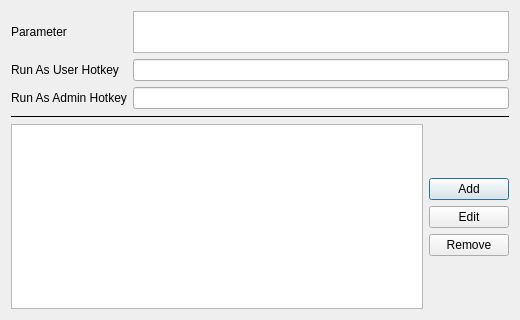
<?xml version="1.0" encoding="UTF-8"?>
<ui version="4.0">
 <class>SettingDialog</class>
 <widget class="QDialog" name="SettingDialog">
  <property name="geometry">
   <rect>
    <x>0</x>
    <y>0</y>
    <width>520</width>
    <height>320</height>
   </rect>
  </property>
  <property name="font">
   <font>
    <stylestrategy>PreferAntialias</stylestrategy>
   </font>
  </property>
  <property name="focusPolicy">
   <enum>Qt::ClickFocus</enum>
  </property>
  <property name="windowTitle">
   <string>SettingDialog</string>
  </property>
  <layout class="QVBoxLayout" name="verticalLayout" stretch="1,0,2">
   <item>
    <widget class="QWidget" name="widget" native="true">
     <property name="focusPolicy">
      <enum>Qt::ClickFocus</enum>
     </property>
     <layout class="QGridLayout" name="gridLayout">
      <property name="leftMargin">
       <number>0</number>
      </property>
      <property name="topMargin">
       <number>0</number>
      </property>
      <property name="rightMargin">
       <number>0</number>
      </property>
      <property name="bottomMargin">
       <number>0</number>
      </property>
      <item row="2" column="1">
       <widget class="KeyCombinationInputer" name="runAsAdminHotkeyEdit">
        <property name="toolTip">
         <string>&lt;html&gt;&lt;head/&gt;&lt;body&gt;&lt;p&gt;Keying the ESC to cancel and keying the Delete to remove hotkey.&lt;/p&gt;&lt;/body&gt;&lt;/html&gt;</string>
        </property>
       </widget>
      </item>
      <item row="1" column="1">
       <widget class="KeyCombinationInputer" name="runAsUserHotkeyEdit">
        <property name="toolTip">
         <string>&lt;html&gt;&lt;head/&gt;&lt;body&gt;&lt;p&gt;Keying the ESC to cancel and keying the Delete to remove hotkey.&lt;/p&gt;&lt;/body&gt;&lt;/html&gt;</string>
        </property>
       </widget>
      </item>
      <item row="2" column="0">
       <widget class="QLabel" name="runAsAdminHotkeyLbl">
        <property name="focusPolicy">
         <enum>Qt::ClickFocus</enum>
        </property>
        <property name="text">
         <string>Run As Admin Hotkey</string>
        </property>
       </widget>
      </item>
      <item row="1" column="0">
       <widget class="QLabel" name="runAsUserHotkeyLbl">
        <property name="focusPolicy">
         <enum>Qt::ClickFocus</enum>
        </property>
        <property name="text">
         <string>Run As User Hotkey</string>
        </property>
       </widget>
      </item>
      <item row="0" column="0">
       <widget class="QLabel" name="parameterLbl">
        <property name="focusPolicy">
         <enum>Qt::ClickFocus</enum>
        </property>
        <property name="text">
         <string>Parameter</string>
        </property>
       </widget>
      </item>
      <item row="0" column="1">
       <widget class="QTextEdit" name="parameterEdit">
        <property name="maximumSize">
         <size>
          <width>16777215</width>
          <height>42</height>
         </size>
        </property>
       </widget>
      </item>
     </layout>
    </widget>
   </item>
   <item>
    <widget class="Line" name="line">
     <property name="focusPolicy">
      <enum>Qt::ClickFocus</enum>
     </property>
     <property name="frameShadow">
      <enum>QFrame::Plain</enum>
     </property>
     <property name="orientation">
      <enum>Qt::Horizontal</enum>
     </property>
    </widget>
   </item>
   <item>
    <widget class="QWidget" name="widget_2" native="true">
     <property name="focusPolicy">
      <enum>Qt::ClickFocus</enum>
     </property>
     <layout class="QHBoxLayout" name="horizontalLayout">
      <property name="leftMargin">
       <number>0</number>
      </property>
      <property name="topMargin">
       <number>0</number>
      </property>
      <property name="rightMargin">
       <number>0</number>
      </property>
      <property name="bottomMargin">
       <number>0</number>
      </property>
      <item>
       <widget class="QTableWidget" name="executableTable">
        <property name="editTriggers">
         <set>QAbstractItemView::NoEditTriggers</set>
        </property>
        <property name="selectionMode">
         <enum>QAbstractItemView::SingleSelection</enum>
        </property>
        <property name="selectionBehavior">
         <enum>QAbstractItemView::SelectRows</enum>
        </property>
        <property name="verticalScrollMode">
         <enum>QAbstractItemView::ScrollPerPixel</enum>
        </property>
        <property name="horizontalScrollMode">
         <enum>QAbstractItemView::ScrollPerPixel</enum>
        </property>
        <property name="wordWrap">
         <bool>false</bool>
        </property>
       </widget>
      </item>
      <item>
       <widget class="QWidget" name="widget_3" native="true">
        <property name="focusPolicy">
         <enum>Qt::ClickFocus</enum>
        </property>
        <layout class="QVBoxLayout" name="verticalLayout_2">
         <property name="leftMargin">
          <number>0</number>
         </property>
         <property name="topMargin">
          <number>0</number>
         </property>
         <property name="rightMargin">
          <number>0</number>
         </property>
         <property name="bottomMargin">
          <number>0</number>
         </property>
         <item>
          <spacer name="verticalSpacer_2">
           <property name="orientation">
            <enum>Qt::Vertical</enum>
           </property>
           <property name="sizeHint" stdset="0">
            <size>
             <width>20</width>
             <height>2</height>
            </size>
           </property>
          </spacer>
         </item>
         <item>
          <widget class="QPushButton" name="addExeBtn">
           <property name="text">
            <string>Add</string>
           </property>
          </widget>
         </item>
         <item>
          <widget class="QPushButton" name="editExeBtn">
           <property name="text">
            <string>Edit</string>
           </property>
          </widget>
         </item>
         <item>
          <widget class="QPushButton" name="removeExeBtn">
           <property name="text">
            <string>Remove</string>
           </property>
          </widget>
         </item>
         <item>
          <spacer name="verticalSpacer">
           <property name="orientation">
            <enum>Qt::Vertical</enum>
           </property>
           <property name="sizeHint" stdset="0">
            <size>
             <width>20</width>
             <height>2</height>
            </size>
           </property>
          </spacer>
         </item>
        </layout>
       </widget>
      </item>
     </layout>
    </widget>
   </item>
  </layout>
 </widget>
 <customwidgets>
  <customwidget>
   <class>KeyCombinationInputer</class>
   <extends>QLineEdit</extends>
   <header>keycombination_inputer.h</header>
  </customwidget>
 </customwidgets>
 <resources/>
 <connections/>
</ui>
